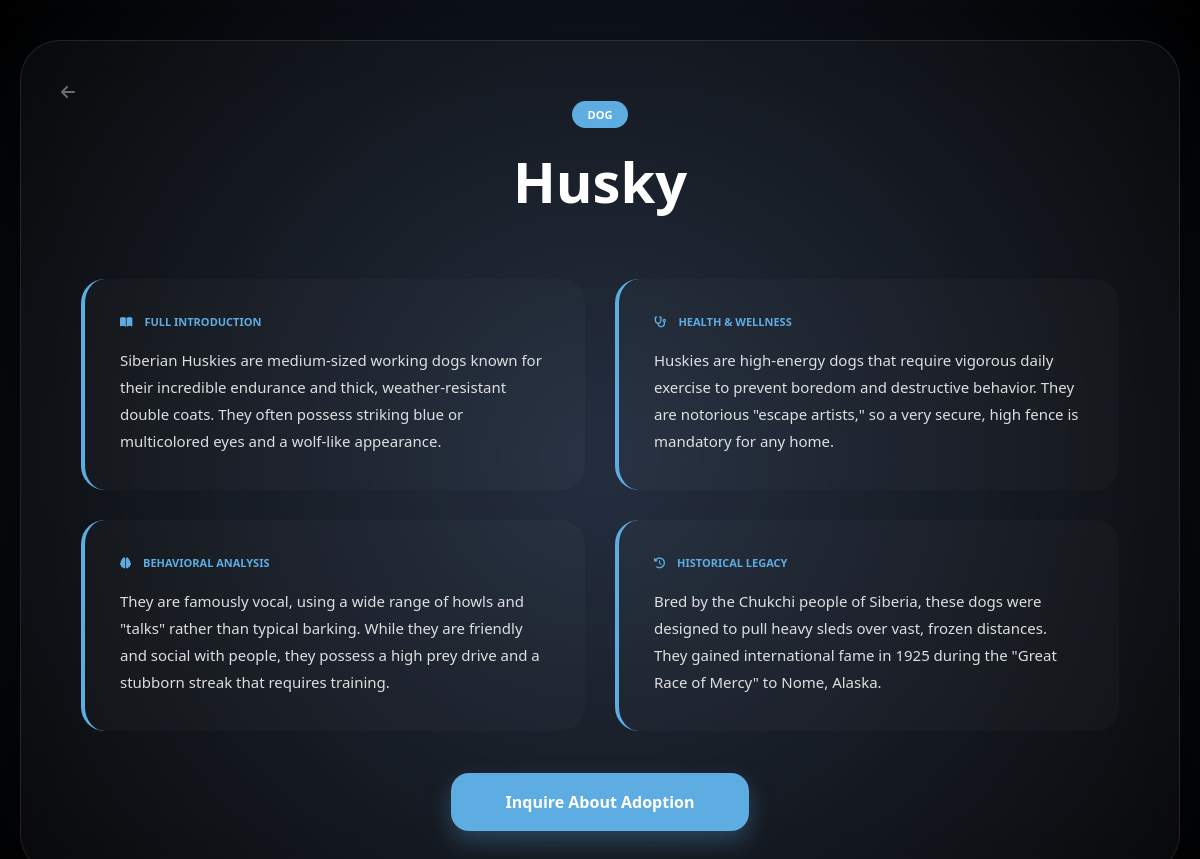
Screenshot of /details.php?id=4 with the database file from the repository.
### tables this page shows
CREATE TABLE `breeds` (
  `id` int(11) NOT NULL,
  `animal_type` varchar(50) DEFAULT NULL,
  `breed_name` varchar(100) DEFAULT NULL,
  `summary` text DEFAULT NULL,
  `history` text DEFAULT NULL,
  `physical_chars` text DEFAULT NULL,
  `personality` text DEFAULT NULL,
  `health_care` text DEFAULT NULL,
  `image_url` varchar(255) DEFAULT NULL,
  `about` text DEFAULT NULL,
  `health_tips` text DEFAULT NULL,
  `life_span` varchar(50) DEFAULT NULL
);

### details.php (called while the page is built, shortened)
<?php
include('db.php');
include('details-design.php');
?>

### details-design.php (the view, shortened to what this page needs)
<?php
include 'db.php';
$id = isset($_GET['id']) ? intval($_GET['id']) : 1;
$stmt = $conn->prepare("SELECT * FROM breeds WHERE id = ?");
$stmt->bind_param("i", $id);
$stmt->execute();
$result = $stmt->get_result();
$breed = [
    'breed_name' => 'Breed Not Found',
    'animal_type' => 'Encyclopedia',
    'summary' => 'We are currently updating our database with new breed information.',
    'health_tips' => 'Detailed health and wellness data coming soon.',
    'personality' => 'Behavioral analysis is being compiled by our experts.',
    'history' => 'Historical legacy and origin data coming soon.'
];
if ($result && $result->num_rows > 0) {
    $breed = $result->fetch_assoc();
}
?>
<!DOCTYPE html>
<html lang="en">
<head>
    <link rel="stylesheet" href="https://cdnjs.cloudflare.com/ajax/libs/font-awesome/6.0.0/css/all.min.css">
</head>
<body>
    <div class="encyclopedia-wrapper">
        <a href="index.php" class="back-nav"><i class="fa fa-arrow-left"></i></a>
        <div class="header">
            <span class="category-badge"><?php echo htmlspecialchars($breed['animal_type']); ?></span>
            <h1><?php echo htmlspecialchars($breed['breed_name']); ?></h1>
        </div>
        <div class="info-grid">
            <div class="info-card">
                <label><i class="fa-solid fa-book-open"></i> Full Introduction</label>
                <p><?php echo nl2br(htmlspecialchars($breed['summary'])); ?></p>
            </div>
            <div class="info-card">
                <label><i class="fa-solid fa-stethoscope"></i> Health & Wellness</label>
                <p><?php echo nl2br(htmlspecialchars($breed['health_tips'])); ?></p>
            </div>
            <div class="info-card">
                <label><i class="fa-solid fa-brain"></i> Behavioral Analysis</label>
                <p><?php echo nl2br(htmlspecialchars($breed['personality'])); ?></p>
            </div>
            <div class="info-card">
                <label><i class="fa-solid fa-clock-rotate-left"></i> Historical Legacy</label>
                <p><?php echo nl2br(htmlspecialchars($breed['history'])); ?></p>
            </div>
        </div>
        <div class="footer-action">
          <a href="inquiry.php?breed=<?php echo urlencode($breed['breed_name']); ?>" class="btn-adopt">Inquire About Adoption</a>
        </div>
    </div>
</body>
</html>

### details-design.php (style rules this page uses)
:root { --accent: #5dade2; --glass: rgba(255, 255, 255, 0.03); --border: rgba(255, 255, 255, 0.1); }
body { margin: 0; padding: 40px 20px; background: radial-gradient(circle at center, #1e293b, #000000); color: white; font-family: 'Segoe UI', sans-serif; min-height: 100vh; display: flex; justify-content: center; align-items: flex-start; }
.encyclopedia-wrapper { width: 100%; max-width: 1100px; background: var(--glass); backdrop-filter: blur(25px); border: 1px solid var(--border); border-radius: 40px; padding: 60px; box-shadow: 0 25px 50px rgba(0, 0, 0, 0.6); position: relative; }
.back-nav { position: absolute; top: 40px; left: 40px; color: rgba(255, 255, 255, 0.4); text-decoration: none; transition: 0.3s; }
.header { text-align: center; margin-bottom: 60px; }
.category-badge { background: var(--accent); padding: 6px 16px; border-radius: 20px; font-size: 11px; font-weight: 800; text-transform: uppercase; display: inline-block; }
h1 { font-size: 3.5rem; margin: 15px 0 0 0; }
.info-grid { display: grid; grid-template-columns: repeat(auto-fit, minmax(450px, 1fr)); gap: 30px; }
.info-card { background: rgba(255, 255, 255, 0.02); border-left: 4px solid var(--accent); padding: 35px; border-radius: 24px; transition: transform 0.3s ease; }
.info-card label { color: var(--accent); font-size: 11px; font-weight: 900; text-transform: uppercase; display: flex; align-items: center; gap: 12px; margin-bottom: 18px; }
.info-card p { font-size: 15px; line-height: 1.8; opacity: 0.85; margin: 0; }
.footer-action { text-align: center; margin-top: 60px; }
.btn-adopt { background: var(--accent); color: white; text-decoration: none; padding: 18px 55px; border-radius: 18px; font-weight: 700; box-shadow: 0 10px 25px rgba(93, 173, 226, 0.3); transition: 0.3s; }

### rows the page displays
breeds: animal_type "DOG", breed_name "Husky", summary "Siberian Huskies are medium-sized working dogs known for their incredible endurance and thick, weather-resistant double coats. They often possess striking blue or multicolored eyes and a wolf-like appearance.", health_tips "Huskies are high-energy dogs that require vigorous daily exercise to prevent boredom and destructive behavior. They are notorious \"escape artists,\" so a very secure, high fence is mandatory for any home.", personality "They are famously vocal, using a wide range of howls and \"talks\" rather than typical barking. While they are friendly and social with people, they possess a high prey drive and a stubborn streak that requires training.", history "Bred by the Chukchi people of Siberia, these dogs were designed to pull heavy sleds over vast, frozen distances. They gained international fame in 1925 during the \"Great Race of Mercy\" to Nome, Alaska."
